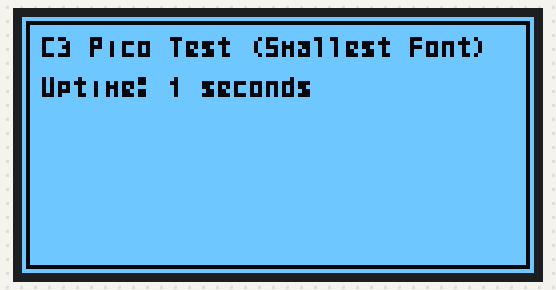
Bench run of a sketch on a simulated Raspberry Pi Pico. Shown: 128×64 one-colour display. What the sketch prints to the serial monitor is not drawn.

Above: at 1.1 s.
At 10.2 s:
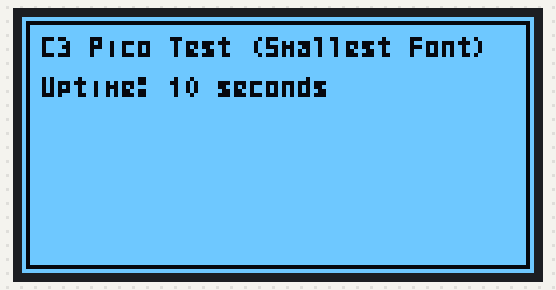
At 21.1 s:
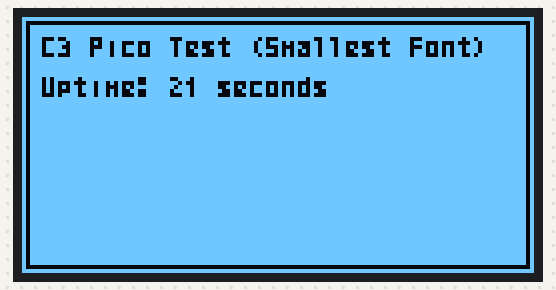
At 38.2 s:
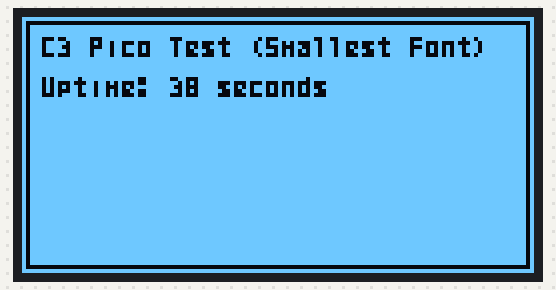

The sketch:

OLED_SSD1309_Test_C3.ino
```cpp
/*
  OLED SSD1309 Test for LOLIN C3 Pico

  Wiring recommendation:
  OLED     Lolin C3 Pico
  -----    -------------
  VCC  ->  3.3V (e.g. bottom right)
  GND  ->  GND  (e.g. above 3V3)
  SCK  ->  4    (Left side, 4th from top)
  SDA  ->  6    (Right side, 3rd from bottom)
  CS   ->  7    (Right side, 4th from bottom)
  DC   ->  8    (Right side, 5th from bottom)
  RES  ->  10   (Right side, 7th from bottom)

*/

#include <Arduino.h>
#include <U8g2lib.h>
#include <SPI.h>

// Initialize U8g2 for SSD1309 128x64 display over 4-wire SPI.
// We use software SPI so we can map it to any available pins.
// Parameters: rotation, clock (SCK), data (SDA), cs, dc, reset
U8G2_SSD1309_128X64_NONAME0_F_4W_SW_SPI u8g2(U8G2_R0, /* clock=*/ 4, /* data=*/ 6, /* cs=*/ 7, /* dc=*/ 8, /* reset=*/ 10);

void setup() {
  Serial.begin(115200);

  // Short delay to allow serial to initialize
  delay(1000);
  Serial.println("Starting OLED SSD1309 test...");

  // Initialize the display
  u8g2.begin();
}

void loop() {
  // Clear internal memory
  u8g2.clearBuffer();
  // Create a negative (inverted) effect
  // First, fill the entire screen with white (color 1)
  u8g2.setDrawColor(1);
  u8g2.drawBox(0, 0, 128, 64);

  // Now set the drawing color to black (color 0) to "carve out" pixels
  u8g2.setDrawColor(0);

  // Draw an inner frame with our black color
  u8g2.drawFrame(1, 1, 126, 62);

  // Draw title text
  u8g2.setFont(u8g2_font_micro_tr); // Tiny font (3x5 pixels)
  u8g2.drawStr(5, 10, "C3 Pico Test (Smallest Font)");

  // Draw changing text (uptime)
  u8g2.setFont(u8g2_font_micro_tr); // Tiny font
  u8g2.setCursor(5, 20);
  u8g2.print("Uptime: ");
  u8g2.print(millis() / 1000);
  u8g2.print(" seconds");

  // Transfer internal memory to the display
  u8g2.sendBuffer();

  delay(100);
}
```
